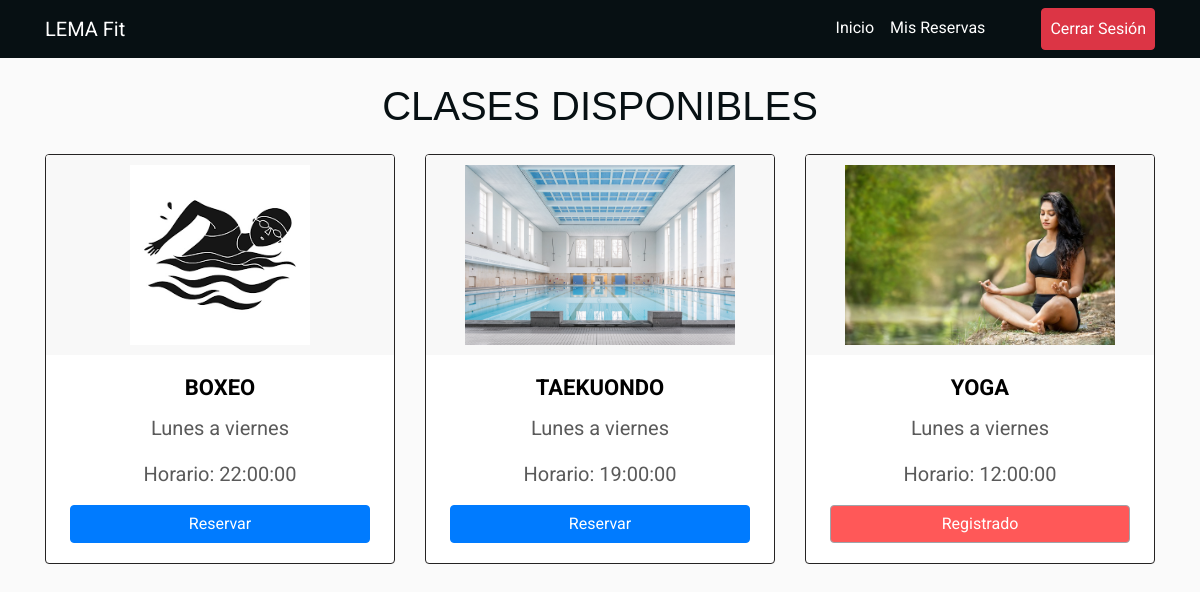
The app's page /clases/lista.php (signed in) with its own data.
### tables this page shows
CREATE TABLE `clases` (
  `clase_id` int(10) UNSIGNED NOT NULL,
  `nombre` varchar(20) NOT NULL,
  `horario` time NOT NULL,
  `imagen_url` varchar(100) NOT NULL
);

### clases/lista.php (the view, shortened to what this page needs)
<?php
require '../lib/conexion_bd.php';
$usuario_id = $_SESSION['id_usuario'];
$sql = "SELECT * FROM clases";
$result = mysqli_query($conexion,$sql);
$reservas = [];
$sql = "
    SELECT usuario_id, clase_id
    FROM reservas
    WHERE usuario_id = '$usuario_id'
";
$reservas_result = mysqli_query($conexion, $sql);
while ($row = mysqli_fetch_assoc($reservas_result)) {
    $reservas[] = $row['clase_id'];
}
?>
<!DOCTYPE html>
<html lang="es">
<head>
    <link rel="stylesheet" href="https://stackpath.bootstrapcdn.com/bootstrap/4.5.2/css/bootstrap.min.css">
    <link rel="stylesheet" href="lista.css">
</head>
<body>
<nav class="navbar navbar-expand-lg">
    <div class="container">
        <a class="navbar-brand" href="#">LEMA Fit</a>
        <div class="collapse navbar-collapse" id="navbarNav">
            <ul class="navbar-nav ml-auto">
                <li class="nav-item">
                    <a class="nav-link" href="../index.php">Inicio</a>
                </li>
                <li class="nav-item">
                    <a class="nav-link" href="mis_reservas.php">Mis Reservas</a>
                </li>
                <?php if (isset($_SESSION['logueado'])) { ?>
                    <li class="nav-item">
                        <a class="nav-link btn btn-danger ml-5" href="../lib/cerrar_sesion.php">Cerrar Sesión</a>
                    </li>
                <?php } else { ?>
                    <li class="nav-item">
                        <a class="nav-link" href="../usuario/login.php">Iniciar Sesión</a>
                    </li>
                <?php } ?>
            </ul>
        </div>
    </div>
</nav>
<?php
$consulta_premium = "SELECT es_premium FROM usuarios WHERE usuario_id = $usuario_id";
$resultado_premium = mysqli_query($conexion, $consulta_premium);
$es_premium = 0;
if ($fila = mysqli_fetch_assoc($resultado_premium)) {
    $es_premium = $fila['es_premium'];
}
?>
<div class="container mt-4">
    <h2 class="mb-4">Clases Disponibles</h2>
    <div class="row">
        <?php while ($clase = mysqli_fetch_assoc($result)) { ?>
            <div class="col-md-4 mb-4">
                <div class="card">
                    <img src="<?php echo $clase['imagen_url']; ?>" class="card-img-top" alt="<?php echo $clase['nombre']; ?>">
                    <div class="card-body">
                        <h5 class="card-title"><?php echo $clase['nombre']; ?></h5>
                        <p class="card-text">Lunes a viernes</p>
                        <p class="card-text">Horario: <?php echo $clase['horario']; ?></p>
                        <?php if (in_array($clase['clase_id'], $reservas)) { ?>
                            <button class="btn btn-secondary" disabled>Registrado</button>
                        <?php } else { ?>
                            <?php if ($es_premium == 1) { ?>
                            <form action="" method="POST" onsubmit="return confirm('¿Desea confirmar la reservar para esta clase?');">
                                <button type="submit" class="btn btn-primary">Reservar</button>
                        <?php } ?>
                        <?php }  ?>
                    </div>
                </div>
            </div>
        <?php } ?>
    </div>
</div>
<br>
</body>
</html>

### clases/lista.css (style rules this page uses)
body { font-family: "Roboto"; background-color: #fafafa; }
.navbar { background-color: #071013; }
.navbar .navbar-brand, .navbar .nav-link { color: #ffffff; }
.card { display: flex; flex-direction: column; justify-content: space-between; align-items: center; height: 100%; border: 1px solid rgb(37, 35, 35); }
.card-img-top { width: 100%; max-height: 200px; object-fit: contain; padding: 10px; background-color: #f8f8f8; }
.card-body { display: flex; flex-direction: column; justify-content: space-between; align-items: center; text-align: center; width: 100%; height: 100%; }
h2 { font-family: "Oswald", sans-serif; font-size: 2.5rem; font-weight: 500; text-align: center; color: #071013; margin-bottom: 1.5rem; text-transform: uppercase; }
.card-title { text-transform: uppercase; font-size: 22px; color: rgb(0, 0, 0); font-weight: bold; }
.card-text { font-size: 20px; color: #5a5a5a; }
.btn-secondary { background-color: rgb(255, 0, 0) !important; width: 300px; }
.btn-primary { width: 300px; }

### records on screen
clases: imagen_url (picture), nombre "BOXEO", horario "22:00:00"
clases: imagen_url (picture), nombre "TAEKUONDO", horario "19:00:00"
clases: imagen_url (picture), nombre "YOGA", horario "12:00:00", shows "Registrado"
